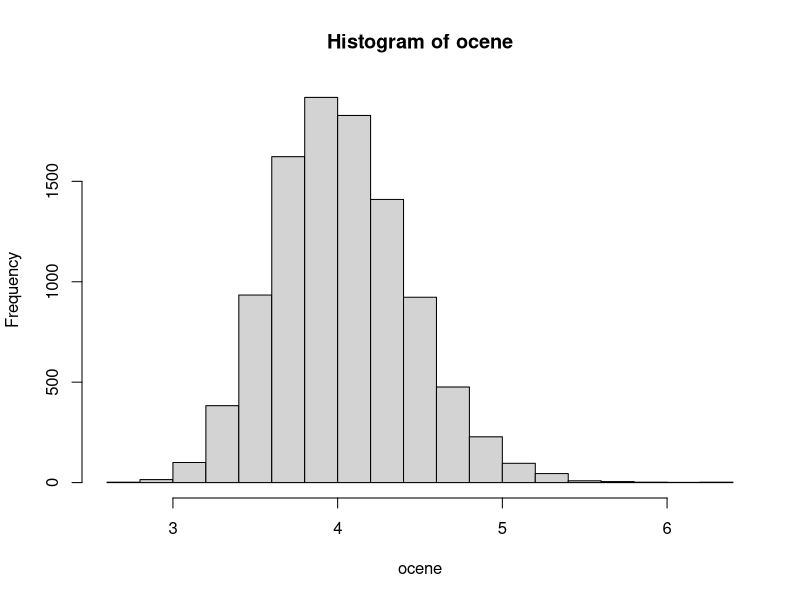
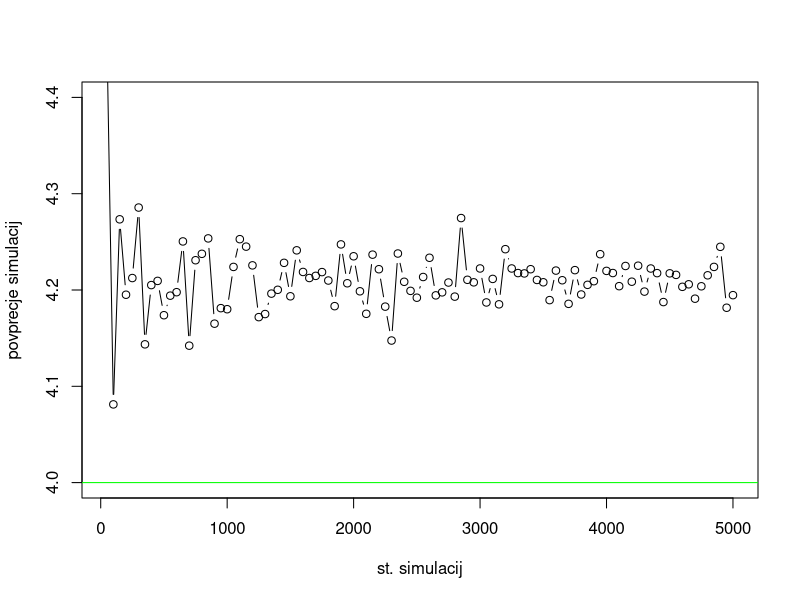

Reproduce these figures in R, in order.
## 6. naloga
# nepristranskost cenilke
n = 100
lambda = 4
# naredimo veliko vzorcev iz populacije
# izracunamo ocene (za cenilko h) vzorcev
# pogledamo, okrog katere vrednosti ocene variirajo (povprecje)
# nepristranska bi bila cenilka v primeru, ce bi ocene 
#variirale okrog 4 (lambda iz populacije)

ocenaVzorca  = function(){
  vzorec = rexp(n,rate=lambda)
  ocena = 1/mean(vzorec) # funkcija h
  return(ocena)
}
ocene = replicate(10000,ocenaVzorca())
mean(ocene)
hist(ocene)

###################### koda direktno iz PDF z vajami
#funkcija za izracun cenilke
cenilka = function(x){
  return(length(x)/sum(x))}

# definiramo funkcijo za simulacijo N vzorcev in izracun N ocen
simN = function(N){
  ocene = NULL # inicializiramo vektor simuliranih ocen
  for(i in 1:N){
    vzorec = rexp(20,rate=4)
    ocene = c(ocene,cenilka(vzorec))} # izracunamo cenilko
  return(ocene) #vrnemo vektor ocen
}

#(ne)pristranskost
stVzorcev = seq(50,5000,by = 50)
povpr = NULL
for(i in stVzorcev){
  povpr = c(povpr,mean(simN(i)))}
plot(stVzorcev,povpr,xlab='st. simulacij',
     ylab="povprecje simulacij",main="",type="b",ylim=c(4,4.4))
abline(h=4,col="green") # populacijska vrednost

